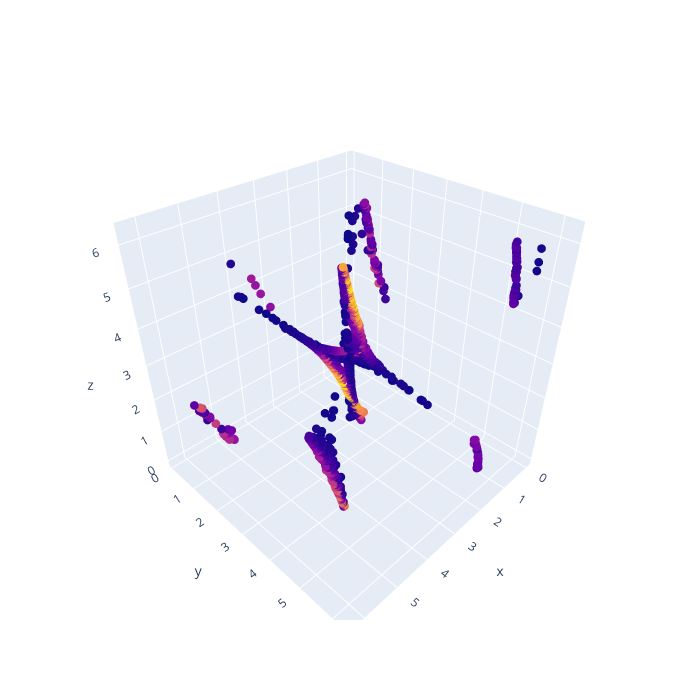

The code cell stored with this chart in its notebook:
### Code cell
thetas= CircleMapUtils.linear_combination(np.array(circular_coords), [[1,1,1], [0,1,0],[1,3,1]])

theta1 = CircleMapUtils.center(thetas[0])
theta2 = CircleMapUtils.center(thetas[1])
theta3 = CircleMapUtils.center(thetas[2])


# Plot the data using the computed circular coordintaes, and colors given by pentagon energy
fig = go.Figure(data=[go.Scatter3d(
    x=theta1, y=theta2, z=theta3, 
    mode ='markers', 
    marker=dict(size = 3, color =energy, colorscale='plasma')
)])

fig.update_layout(autosize=False, width=700, height=700)

fig.show()

#Creating a 2D plot of thetas

# plt.scatter(theta1, theta2)
# plt.scatter(theta1, theta3)
plt.scatter(theta2, theta3)

### Figure 1 — Plotly figure (JSON) as saved in the notebook; plotly's stock layout.template omitted (floating-point values rounded to 4 significant figures; data arrays with more than 128 entries replaced by an {"elided": "..."} marker saying what was removed)
{"data": [{"marker": {"color": {"elided": "2799 float values"}, "colorscale": [[0, "#0d0887"], [0.1111, "#46039f"], [0.2222, "#7201a8"], [0.3333, "#9c179e"], [0.4444, "#bd3786"], [0.5556, "#d8576b"], [0.6667, "#ed7953"], [0.7778, "#fb9f3a"], [0.8889, "#fdca26"], [1, "#f0f921"]], "size": 3}, "mode": "markers", "type": "scatter3d", "x": {"elided": "2799 float values"}, "y": {"elided": "2799 float values"}, "z": {"elided": "2799 float values"}}], "layout": {"autosize": false, "height": 700, "width": 700}}
